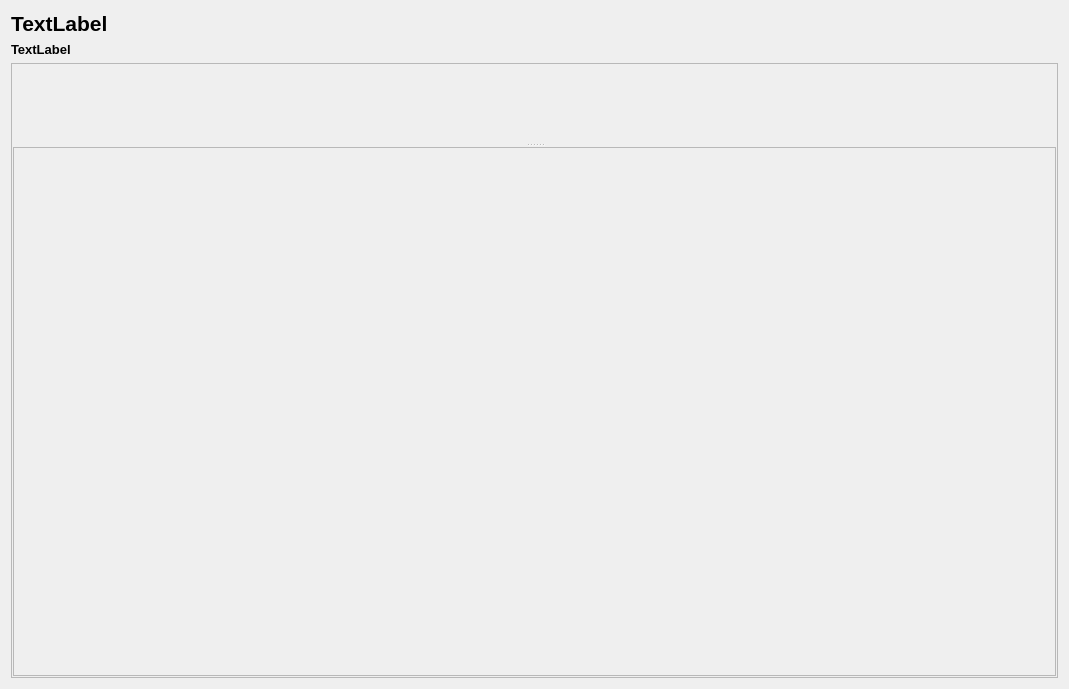
<?xml version="1.0" encoding="UTF-8"?>
<ui version="4.0">
 <class>TargetWidget</class>
 <widget class="QWidget" name="TargetWidget">
  <property name="geometry">
   <rect>
    <x>0</x>
    <y>0</y>
    <width>1069</width>
    <height>689</height>
   </rect>
  </property>
  <property name="windowTitle">
   <string>Form</string>
  </property>
  <layout class="QVBoxLayout" name="verticalLayout">
   <item>
    <widget class="QLabel" name="lblScore">
     <property name="sizePolicy">
      <sizepolicy hsizetype="Preferred" vsizetype="Fixed">
       <horstretch>0</horstretch>
       <verstretch>0</verstretch>
      </sizepolicy>
     </property>
     <property name="font">
      <font>
       <pointsize>16</pointsize>
       <weight>75</weight>
       <bold>true</bold>
      </font>
     </property>
     <property name="text">
      <string>TextLabel</string>
     </property>
    </widget>
   </item>
   <item>
    <widget class="QLabel" name="lblTotalScore">
     <property name="sizePolicy">
      <sizepolicy hsizetype="Preferred" vsizetype="Fixed">
       <horstretch>0</horstretch>
       <verstretch>0</verstretch>
      </sizepolicy>
     </property>
     <property name="font">
      <font>
       <pointsize>10</pointsize>
       <weight>75</weight>
       <bold>true</bold>
      </font>
     </property>
     <property name="text">
      <string>TextLabel</string>
     </property>
    </widget>
   </item>
   <item>
    <widget class="QFrame" name="frVisual">
     <property name="frameShape">
      <enum>QFrame::StyledPanel</enum>
     </property>
     <property name="frameShadow">
      <enum>QFrame::Raised</enum>
     </property>
     <layout class="QVBoxLayout" name="verticalLayout_2">
      <property name="spacing">
       <number>3</number>
      </property>
      <property name="leftMargin">
       <number>1</number>
      </property>
      <property name="topMargin">
       <number>1</number>
      </property>
      <property name="rightMargin">
       <number>1</number>
      </property>
      <property name="bottomMargin">
       <number>1</number>
      </property>
      <item>
       <widget class="QSplitter" name="splitter">
        <property name="orientation">
         <enum>Qt::Vertical</enum>
        </property>
        <widget class="DynamicDiagram" name="wgtDiagram" native="true"/>
        <widget class="QFrame" name="frSKG">
         <property name="frameShape">
          <enum>QFrame::StyledPanel</enum>
         </property>
         <property name="frameShadow">
          <enum>QFrame::Raised</enum>
         </property>
         <layout class="QHBoxLayout" name="horizontalLayout">
          <property name="spacing">
           <number>1</number>
          </property>
          <property name="leftMargin">
           <number>1</number>
          </property>
          <property name="topMargin">
           <number>1</number>
          </property>
          <property name="rightMargin">
           <number>1</number>
          </property>
          <property name="bottomMargin">
           <number>1</number>
          </property>
          <item>
           <spacer name="horizontalSpacer">
            <property name="orientation">
             <enum>Qt::Horizontal</enum>
            </property>
            <property name="sizeHint" stdset="0">
             <size>
              <width>40</width>
              <height>20</height>
             </size>
            </property>
           </spacer>
          </item>
          <item>
           <widget class="AreaSKG" name="wgtSKG" native="true">
            <property name="minimumSize">
             <size>
              <width>200</width>
              <height>200</height>
             </size>
            </property>
           </widget>
          </item>
          <item>
           <widget class="SKGWidget" name="wgtSKG_" native="true">
            <property name="minimumSize">
             <size>
              <width>500</width>
              <height>200</height>
             </size>
            </property>
           </widget>
          </item>
          <item>
           <spacer name="horizontalSpacer_2">
            <property name="orientation">
             <enum>Qt::Horizontal</enum>
            </property>
            <property name="sizeHint" stdset="0">
             <size>
              <width>40</width>
              <height>20</height>
             </size>
            </property>
           </spacer>
          </item>
         </layout>
        </widget>
       </widget>
      </item>
     </layout>
    </widget>
   </item>
  </layout>
 </widget>
 <customwidgets>
  <customwidget>
   <class>AreaSKG</class>
   <extends>QWidget</extends>
   <header location="global">areaskg.h</header>
   <container>1</container>
  </customwidget>
  <customwidget>
   <class>DynamicDiagram</class>
   <extends>QWidget</extends>
   <header location="global">dynamicdiagram.h</header>
   <container>1</container>
  </customwidget>
  <customwidget>
   <class>SKGWidget</class>
   <extends>QWidget</extends>
   <header location="global">skgwidget.h</header>
   <container>1</container>
  </customwidget>
 </customwidgets>
 <resources/>
 <connections/>
</ui>
